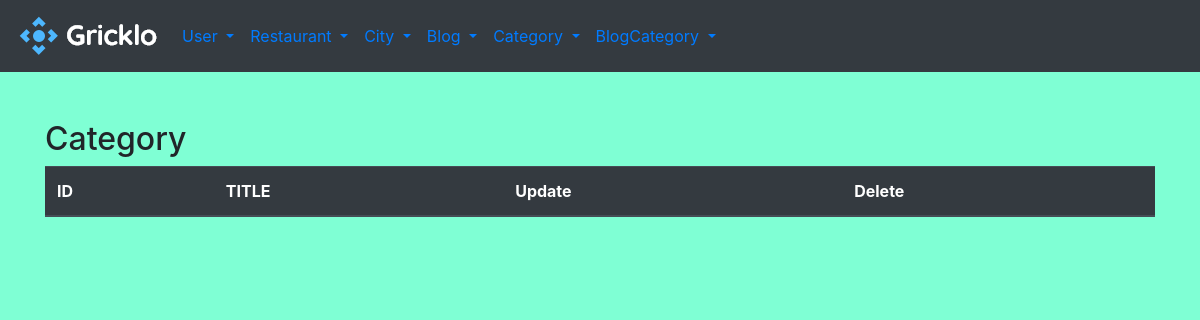
Page /admin/blogcategorylist on the earlier database version.
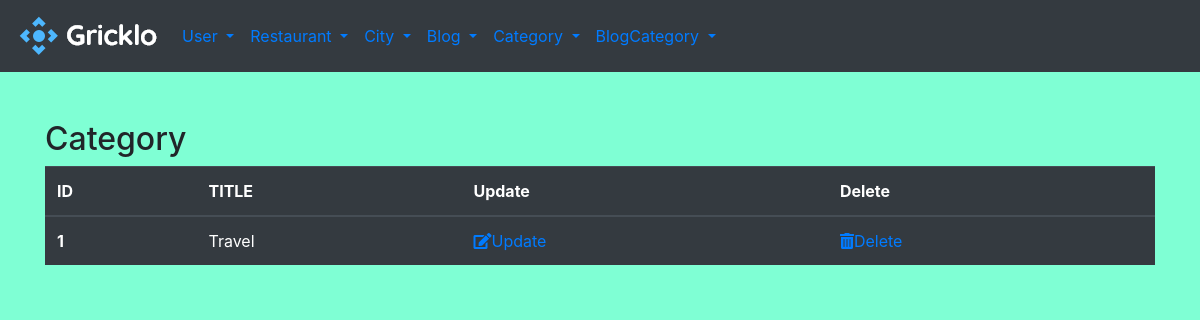
Same page on the later database version.
### gricklo/models.py (models this page shows, shortened)
class BlogCategory(db.Model):
    __tablename__ = "blogcategory"
    id = db.Column(db.Integer, primary_key = True)
    title = db.Column(db.String(50),nullable = False)
    blog =db.relationship('Blog', backref='categories',lazy=True)

### gricklo/controlers.py (the view)
@app.route('/admin/blogcategorylist')
def blogcategory_list():
    blogcategories = BlogCategory.query.all()
    return render_template('admin/blogcategorylist.html', blogcategories=blogcategories)

### gricklo/templates/admin/blogcategorylist.html
{% extends "admin/base.html"%}
{% block content%}
<h2>Category</h2>
  <table class="table table-dark">
    <thead>
      <tr>
        <th scope="col">ID</th>
        <th scope="col">TITLE</th>
        <th scope="col">Update</th>
        <th scope="col">Delete</th>
      </tr>
    </thead>
    <tbody>
        {% for blogcategory in blogcategories %}
        <tr>
            <th scope="row">{{blogcategory.id}}</th>
            <td>{{blogcategory.title}}</td>
            <td><a href="{{url_for('blogcategory_edit', id=blogcategory.id)}}"><i class="fas fa-edit"></i>Update</a></td>
            <td><a href="{{url_for('blogcategory_delete', id=blogcategory.id)}}" onclick="return confirm('Are you sure to delete?')"><i class="fas fa-trash-alt"></i>Delete</a></td>
          </tr>
        {% endfor %}
    </tbody>
  </table>
{% endblock %}

Differences in the rows shown:
added BlogCategory: id "1", title "Travel"
